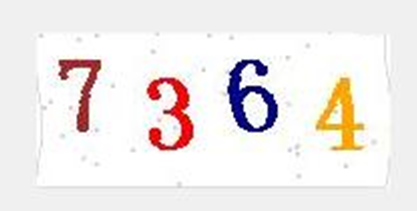
#> input picture 测试文件TEST/爬虫/R-C.png, 417 x 211 px
$ python '验证码识别2.py'
#> lines starting #> are read from the running program, lines starting #| are printed output that depends on the picture; after the words box and inside, x2 and y2 are one past the last pixel; in counts of white or black regions, pixels touching at a corner belong together
#> in Recognition, img is the input picture: shape (211, 417, 3); mean B, G, R 233.5, 234.8, 240
# coding:utf-8
# @Time : 2021/8/26 21:19
# @Author : Micro_tree
# @File : 验证码识别2.py
# @Software : PyCharm
import pytesseract
import cv2
import numpy as np
import matplotlib.pyplot as plt
import os

def GrayImage(img):
    """
    功能对图像进行灰度化
    """
    img = cv2.cvtColor(img,cv2.COLOR_BGR2GRAY)#转化为灰度图
    return img

def ResizeImage(img,ratio):
    """
    功能：重置图片大小
    image_path：图片路径
    ratio：图片的缩放比例
    """
#> called with ratio = 2
    h, w = img.shape[:2]
#> h = 211; w = 417
    nw,nh = int(ratio*w),int(ratio*h)
#> nw = 834; nh = 422
    img = cv2.resize(img,(nw,nh))
#> img: shape (422, 834, 3)
#> in GrayImage, `img = cv2.cvtColor(img,cv2.COLOR_BGR2GRAY)#转化为灰度图`:
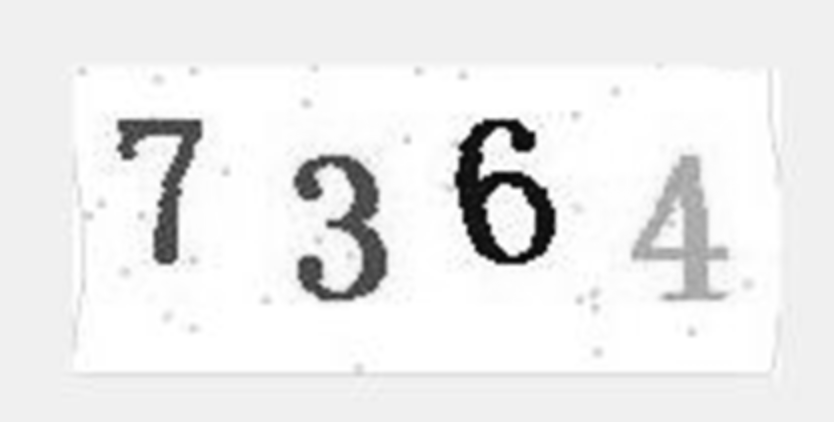
#> img: shape (422, 834); min 5, max 255, mean 236.2
    return img

def Binarisation(img):
    """
    将图片二值化
    img：待处理的图像
    """
    _,img = cv2.threshold(img,127,255,cv2.THRESH_BINARY)
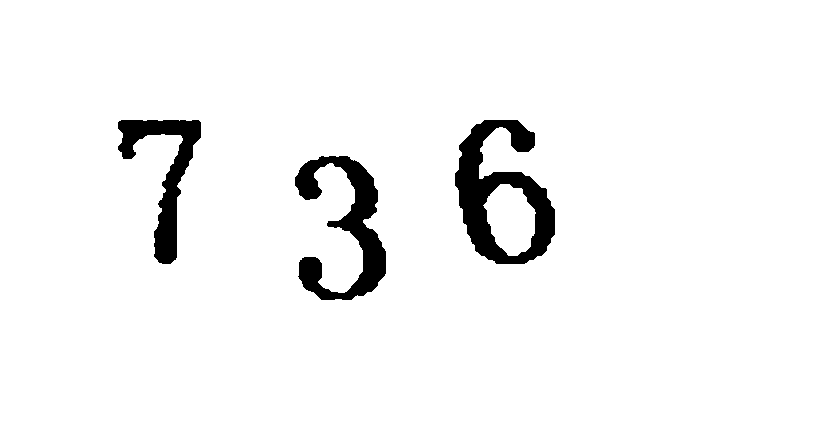
#> img: shape (422, 834); 95.6% white; 3 black regions, box (x1, y1, x2, y2) and area: (455, 120, 555, 264) 6427, (295, 156, 386, 300) 5214, (118, 120, 201, 264) 3854
    return img

def ClearBorder(img):
    """
    功能：去除边框
    """
    h, w = img.shape[:2]
#> h = 422; w = 834
    for y in range(0, w):
        for x in range(0, h):
            if y < 2 or y > w - 2:
                img[x, y] = 255
            if x < 2 or x > h -2:
                img[x, y] = 255
    return img

def interference_line(img):
    """
    功能：线降噪
    """
    h, w = img.shape[:2]
#> h = 422; w = 834
    for y in range(1, w - 1):
        for x in range(1, h - 1):
            count = 0
            if np.all(img[x, y - 1] > 245):
                count = count + 1
            if np.all(img[x, y + 1] > 245):
                count = count + 1
            if np.all(img[x - 1, y] > 245):
                count = count + 1
            if np.all(img[x + 1, y] > 245):
                count = count + 1
            if count > 2:
                img[x, y] = 255
#> img: shape (422, 834); 95.6% white; 3 black regions, box (x1, y1, x2, y2) and area: (455, 120, 555, 264) 6427, (295, 156, 386, 300) 5212, (118, 120, 201, 264) 3854
    return img


def Recognition():
    total,true_num = 0,0

    total += 1
    img = cv2.imread('R-C.png')
    img = ResizeImage(img,2)
    img = GrayImage(img)
    img = Binarisation(img)
    img = ClearBorder(img)
    img1 = interference_line(img)
    text = pytesseract.image_to_string(img,lang='eng')

    print(text)
    print("识别准确率为{}".format(true_num/total))

if __name__ == "__main__":
    Recognition()
#> (the call stopped at in Recognition, `text = pytesseract.image_to_string(img,lang='eng')`: pytesseract is not available in this run)
